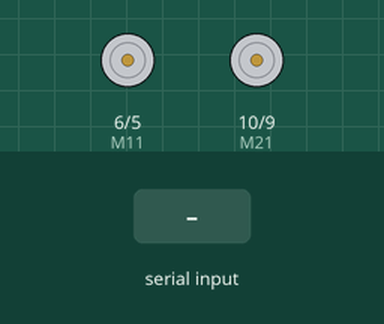
Bench run of a sketch on a simulated Arduino Uno, built with avr-gcc and run on an emulated ATmega328P. On the bench: motor-driver pin pairs drawn as motors (green arrow = first pin HIGH = forward, orange = second pin HIGH = backward, longer = more drive). Inputs (shaded band) come from the test bench.

Above: at 1.2 s.
1.3 s: "3" received over Serial
At 1.8 s:
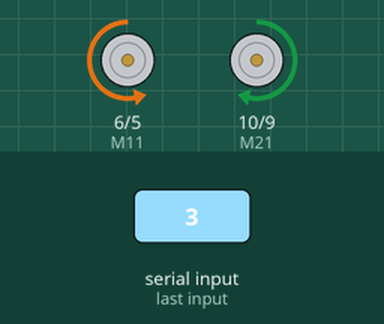
4.3 s: "1" received over Serial
At 5.3 s:
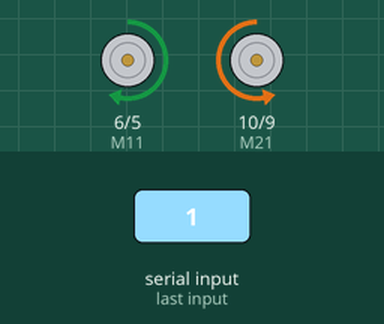
5.8 s: "2" received over Serial
At 6.8 s:
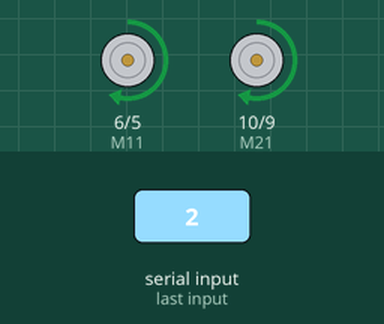
7.8 s: "4" received over Serial
At 8.3 s:
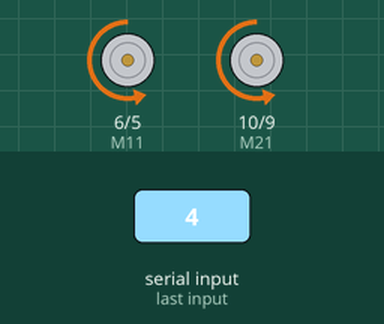
10.8 s: "0" received over Serial
At 11.5 s:
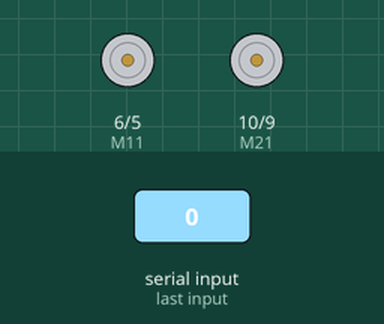
Timing chart, 0 to 13.3 s (numbered marks = the images above; inputs shaded):
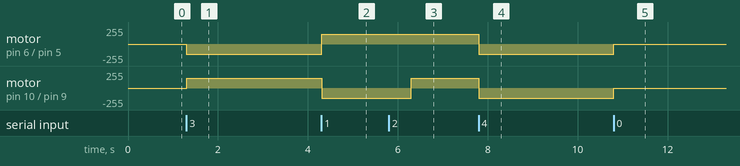

The sketch:

machine.ino
```cpp
#define M12 5
#define M11 6
#define M22 9
#define M21 10

int datafromUser=0;
int mspeed = 150;

float time;

void setup(){
  Serial.begin(9600);
  pinMode(M11, OUTPUT);
  pinMode(M12, OUTPUT);
  pinMode(M21, OUTPUT);
  pinMode(M22, OUTPUT);
}

void loop() {
  if(Serial.available() > 0){
    datafromUser=Serial.read();}

  if(datafromUser == '1'){
    goPered();
    delay(1000);}
  else if(datafromUser == '2'){
    goLevo();}
  else if(datafromUser == '3'){
    goNazad();
    delay(100);
    goStop();}
  else if(datafromUser == '4'){
    goPravo();
    delay(100);
    goStop();}
}

int goPered(){
    analogWrite(M12,LOW);
    analogWrite(M21,LOW);
    analogWrite(M11, mspeed);
    analogWrite(M22, mspeed);}

int goNazad(){
    analogWrite(M11,LOW);
    analogWrite(M22,LOW);
    analogWrite(M12, mspeed);
    analogWrite(M21, mspeed);}

int goLevo(){
    analogWrite(M12,LOW);
    analogWrite(M22,LOW);
    analogWrite(M11, mspeed);
    analogWrite(M21, mspeed);}

int goPravo(){
    analogWrite(M11,LOW);
    analogWrite(M21,LOW);
    analogWrite(M12, mspeed);
    analogWrite(M22, mspeed);}

int goStop(){
    analogWrite(M12,LOW);
    analogWrite(M21,LOW);
    analogWrite(M11, LOW);
    analogWrite(M22, LOW);}
```

Measured:
- after the input at 1.3 s, motor on pin 6 (M11) / pin 5 (M12): stopped → backward 150/255 at once; motor on pin 10 (M21) / pin 9 (M22): stopped → forward 150/255 at once
- after the input at 4.3 s, motor on pin 6 (M11) / pin 5 (M12): backward 150/255 → forward 150/255 at once; motor on pin 10 (M21) / pin 9 (M22): forward 150/255 → backward 150/255 at once
- after the input at 5.8 s, motor on pin 10 (M21) / pin 9 (M22): backward 150/255 → forward 150/255 after 0.50 s
- after the input at 7.8 s, motor on pin 6 (M11) / pin 5 (M12), motor on pin 10 (M21) / pin 9 (M22): forward 150/255 → backward 150/255 at once
- after the input at 10.8 s, motor on pin 6 (M11) / pin 5 (M12), motor on pin 10 (M21) / pin 9 (M22): backward 150/255 → stopped at once
